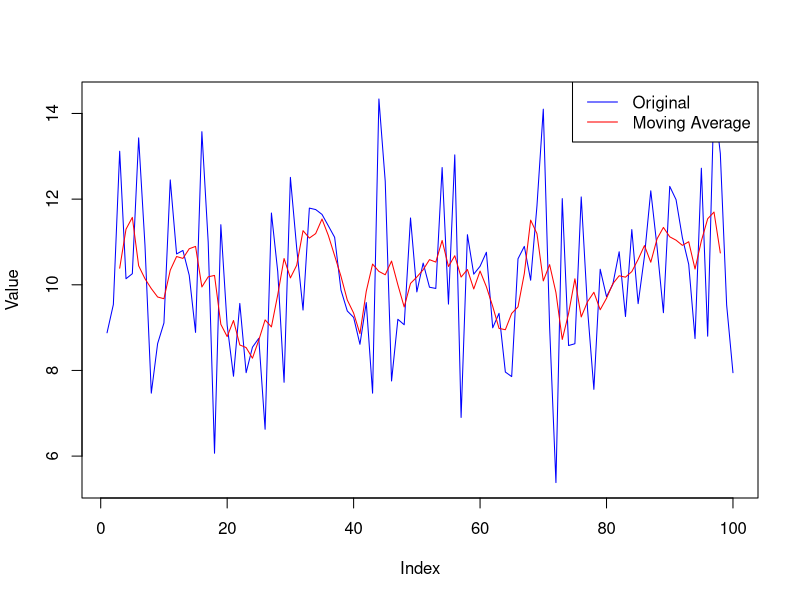

Write R code to recreate this figure.
set.seed(123)
data <- rnorm(100, mean = 10, sd = 2)

# Compute moving average
window_size <- 5
moving_avg <- stats::filter(data, rep(1/window_size, window_size), sides = 2)

# Plot 
plot(data, type = "l", col = "blue", xlab = "Index", ylab = "Value", ylim = c(min(data[is.finite(data)], moving_avg[is.finite(moving_avg)]), max(data[is.finite(data)], moving_avg[is.finite(moving_avg)])))
lines(moving_avg, col = "red")
legend("topright", legend = c("Original", "Moving Average"), col = c("blue", "red"), lty = 1)
